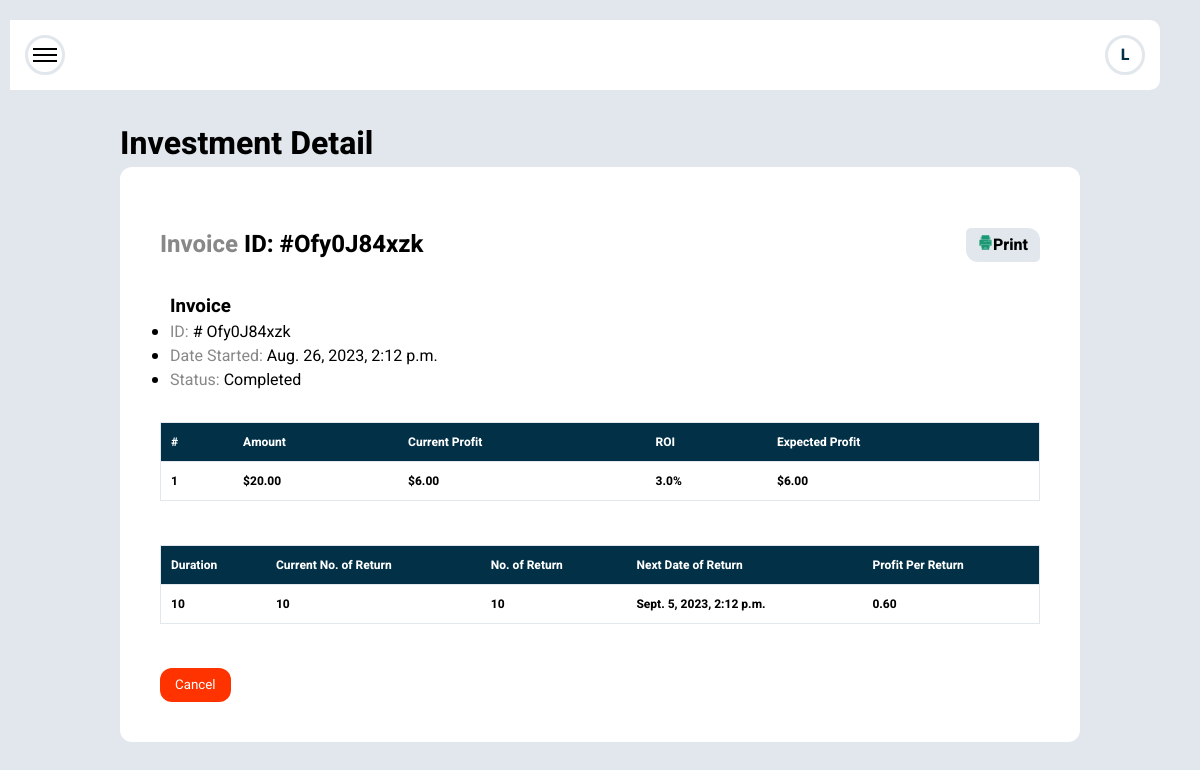
/dashboard/investment/ofy0j84xzk (signed in), run on the app's committed database.
### crypto/models.py (models this page shows, shortened)
class Investment(models.Model):
    profile = models.ForeignKey(Profile, null=True, on_delete=models.SET_NULL, related_name='invest_user')
    reference = models.CharField(default=random_alphanumeric_string(), max_length=50, null=True, editable=True)
    slug = models.SlugField(null=True,  max_length=500)
    amount =  models.DecimalField(decimal_places=2, max_digits=100, null=True, default=0)
    package = models.ForeignKey(Package, null=True, on_delete=models.SET_NULL)
    date_initiated = models.DateTimeField(auto_now=True)
    STATUS_CHOICES = (
        ('Completed', 'Completed'),
        ('Ongoing', 'Ongoing'),
        ('Cancelled', 'Cancelled'),
    )
    status = models.CharField(null=True,
        max_length=100, choices=STATUS_CHOICES, default='Completed')
    ACCOUNT_CHOICES = (
        ('account_balance', 'Account Balance'),
    )
    account = models.CharField(null=True,
        max_length=100, choices=ACCOUNT_CHOICES, default='Account Balance')
    @property
    def profit_per_return(self):
        profit = (self.package.roi*self.amount)/100
        return profit
    @property
    def current_profit(self):
        profit = (self.package.current_no_of_return*self.package.roi*self.amount)/100
        return profit
    @property
    def expected_profit(self):
        profit = (self.package.no_of_return*self.package.roi*self.amount)/100
        return profit
    @property
    def next_date_of_return(self):
        next_date = self.date_initiated + timedelta( days = self.package.duration)
        return next_date

class Package(models.Model):
    package_type = models.ForeignKey(PackageType, on_delete=models.CASCADE, null=True)
    min_investment = models.DecimalField(decimal_places=2, max_digits=100, null=True, blank=True)
    max_investment = models.DecimalField(decimal_places=2, max_digits=100, null=True, blank=True)
    duration = models.IntegerField(null=True)
    current_no_of_return = models.IntegerField(null=True)
    no_of_return = models.IntegerField(null=True)
    roi = models.DecimalField(decimal_places=1, max_digits=100, null=True, blank=True)

### crypto/views/dashboard.py (the view)
class InvestmentDetailView(LoginRequiredMixin, DetailView):
    model = Investment
    template_name = 'userdashboard/investment_detail.html'
    login_url = "auth_app:login"

### crypto/context_processors.py (called while the page is built)
def base_data(request):
    data = {}
    transaction_settings = get_object_or_404(TransactionSettings, pk=1)
    site_setting = get_object_or_404(SiteSettings, pk=1)
    assets = Asset.objects.all()
    data['transaction_settings'] = transaction_settings
    data['site_setting'] = site_setting
    data['assets'] = assets
    return data

### crypto/templates/userdashboard/investment_detail.html (shortened to what this page needs)
<!DOCTYPE html>
<html lang="en">
{% extends 'userdashboard/base.html' %} {% load static %}
    {% block content %}
    <div class="dashboard-content">
        <div class="content-title">
            <h1>Investment Detail</h1>
        </div>
        <div class="details-card">
            <div class="card-header-1">
                <div class="detail-invoice_id">
                    <h2><span>Invoice</span> ID: #{{object.reference}}</h2>
                </div>
                <div class="print-detail" onclick="window.print()">
                    <div class="print-icon">
                    </div>
                    <p>Print</p>
                </div>
            </div>
            <div class="card-header-2">
                <div class="invoice-detail">
                    <h3>Invoice</h3>
                    <ul>
                        <li><span>ID:</span> # {{object.reference}}</li>
                        <li><span>Date Started:</span> {{object.date_initiated}}</li>
                        <li class="trans-{{object.status}}"><span>Status:</span> {{object.status}}</li>
                    </ul>
                </div>
            </div>
            <div class="detail-table">
                <div class="table-content">
                    <table>
                        <thead>
                            <tr>
                                <th>#</th>
                                <th>Amount</th>
                                <th>Current Profit</th>
                                <th>ROI</th>
                                <th>Expected Profit</th>
                            </tr>
                        </thead>
                        <tbody>
                            <tr>
                                <td>1</td>
                                <td>${{object.amount|floatformat:"2g"}}</td>
                                <td>${{object.current_profit|floatformat:"2g"}}</td>
                                <td>{{object.package.roi}}%</td>
                                <td>${{object.expected_profit|floatformat:"2g"}}</td>
                            </tr>
                        </tbody>
                    </table>
                </div>
            </div>
            <br>
            <div class="detail-table">
                <div class="table-content">
                    <table>
                        <thead>
                            <tr>
                                <th>Duration</th>
                                <th>Current No. of Return</th>
                                <th>No. of Return</th>
                                <th>Next Date of Return</th>
                                <th>Profit Per Return</th>
                            </tr>
                        </thead>
                        <tbody>
                            <tr>
                                <td>{{object.package.duration}}</td>
                                <td>{{object.package.current_no_of_return}}</td>
                                <td>{{object.package.no_of_return}}</td>
                                <td>{{object.next_date_of_return}}</td>
                                <td>{{object.profit_per_return|floatformat:"2g"}}</td>
                            </tr>
                        </tbody>
                    </table>
                </div>
            </div>
            <br>
            <a href="{% url 'crypto:investment_list' %}"><input class="cancel-btn" type="button" value="Cancel"></a>
        </div>
    </div>
    {% endblock content %}

### crypto/templates/userdashboard/base.html (shortened to what this page needs)
<!DOCTYPE html>
<html lang="en">
{% load static %}
<head>
     {% block styles %}
    <link rel="stylesheet" href="/static/css/dashboard.css"> {% endblock styles %}
</head>
<body>
    <main>
        <div class="main-container">
            <div class="dashbase-container">
                 {% block header %}
                <div class="dashboard-header">
                    <div class="toggle-menu circle-border" onclick="toggleSidebar()">
                        <div class="menu-bar vertical-stack bar1">
                        </div>
                        <div class="menu-bar vertical-stack bar2">
                        </div>
                        <div class="menu-bar vertical-stack bar3">
                        </div>
                    </div>
                    <div class="user-name circle-border">
                        <p>{{request.user.username|first}}</p>
                    </div>
                </div>
                {% endblock header %}
            </div>
             {% block content %} {% endblock content %}
        </div>
    </main>
</body>
</html>

### crypto/static/css/dashboard.css (style rules this page uses)
* { padding: 0; margin: 0; box-sizing: border-box; font-family: Heebo, system-ui, -apple-system, BlinkMacSystemFont, 'Segoe UI', Roboto, Oxygen, Ubuntu, Cantarell, 'Open Sans', 'Helvetica Neue', sans-serif; }
:root { --background-grey: rgb(225, 231, 236); --side-bar-blue: #023047; --text-black: black; --text-grey: rgb(136, 136, 136); --active-white: white; --inactive-white: rgba(221, 221, 221, 0.863); --green: rgb(28, 153, 116); --balance: blue; --total: purple; --pending: orange; --completed: green; --ongoing: pink; --cancelled: red; }
body { background-color: var(--background-grey); overflow-x: hidden; width: 100vw; }
.main-container { max-width: 1200px; min-width: 300px; width: 100vw; margin: auto; }
.dashbase-container { display: flex; margin-top: 20px; margin-right: 20px; position: fixed; z-index: 1000; top: 0; right: 10px; left: 10px; }
.dashboard-header { display: flex; justify-content: space-between; padding: 15px; background-color: var(--active-white); border-radius: 0 10px 10px 0; height: fit-content; margin: 0 10px 20px 0; width: 100vw; transition: all 0.8s; }
.toggle-menu { cursor: pointer; }
.menu-bar { width: 100%; border: solid thin; height: 1px; transition: all 0.8s; }
.vertical-stack { margin: 2px; }
.circle-border { border: solid var(--background-grey); width: 40px; height: 40px; padding: 5px; display: flex; flex-direction: column; align-items: center; border-radius: 50%; justify-content: center; }
.user-name p { color: var(--side-bar-blue); font-weight: 800; }
.dashboard-content { width: 80%; position: relative; margin: auto; margin-left: 10%; margin-top: 15vh; }
.table-content { width: 100%; overflow-x: auto; }
.table-content table { min-width: 700px; width: 100%; border-collapse: collapse; }
table th { color: var(--text-grey); font-size: 12px; }
table td { font-weight: 700; font-size: 12px; }
table { border: 1px solid var(--background-grey); border-radius: 12px; }
table td, th { padding: 10px; text-align: left; border-bottom: 1px solid var(--background-grey); }
.cancel-btn { padding: 7px 15px; background-color: rgb(255, 51, 0); border: none; border-radius: 12px; color: var(--active-white); cursor: pointer; }
.details-card { padding: 40px; background-color: var(--active-white); border-radius: 12px; }
.print-detail { display: flex; align-items: center; flex-wrap: wrap; width: fit-content; height: fit-content; border-radius: 5px 12px; padding: 5px 12px; background-color: var(--background-grey); cursor: pointer; }
.print-detail p { font-weight: 800; }
.print-icon { display: flex; align-items: center; justify-content: center; }
.print-icon svg { width: 15px; fill: var(--green); }
.details-card span { color: var(--text-grey); }
.card-header-1 { display: flex; align-items: center; justify-content: space-between; margin: 20px 0 20px 0; }
.card-header-2 { margin-bottom: 20px; display: flex; justify-content: space-between; flex-wrap: wrap; }
.card-header-2 div { margin: 10px; }
.detail-table { margin-bottom: 20px; }
.detail-table thead tr { background-color: var(--side-bar-blue); }
.detail-table thead tr th { color: var(--active-white); }

### data on the page
Investment: reference "Ofy0J84xzk", date_initiated "Aug. 26, 2023, 2:12 p.m.", status "Completed", amount "20.00", current_profit "6.00", package.roi "3.0", expected_profit "6.00", package.duration "10", package.current_no_of_return "10", package.no_of_return "10", next_date_of_return "Sept. 5, 2023, 2:12 p.m.", profit_per_return "0.60"

### other printed values
{{ request.user.username|first }} "L"
